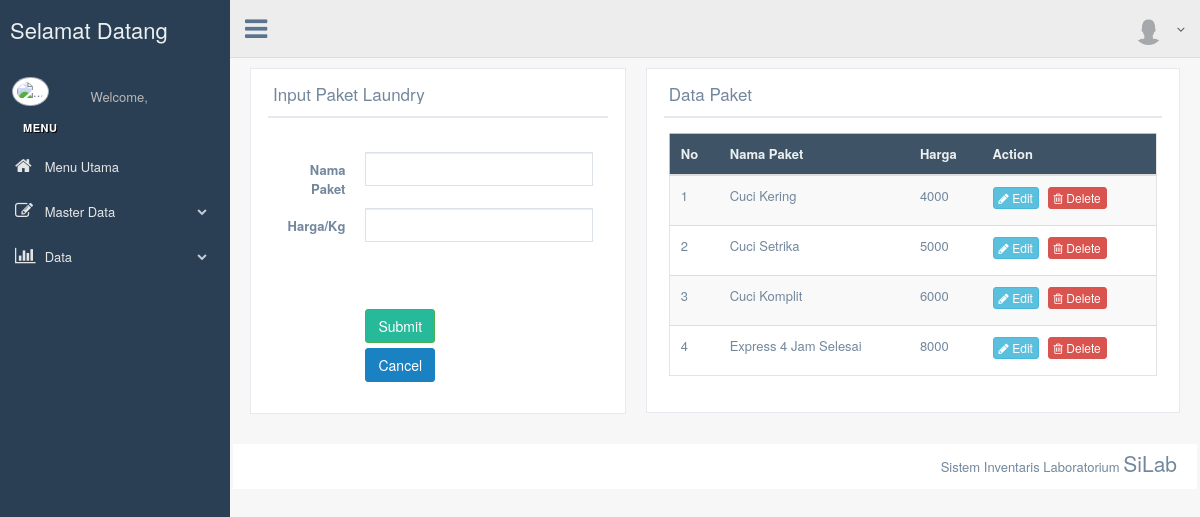
/index.php/admin/paket, run on the app's committed database.
### tables this page shows
CREATE TABLE IF NOT EXISTS `paket` (
`id_paket` int(11) NOT NULL,
  `nama_paket` varchar(45) NOT NULL,
  `harga` int(11) NOT NULL
);

### application/controllers/Admin.php (called while the page is built, shortened)
<?php defined('BASEPATH') OR exit('No direct script access allowed');
class Admin extends CI_Controller {
	public function paket()
	{
		$isi['nama_usr'] = $this->session->userdata('nama_usr');
		$isi['content'] = 'admin/paket';
		$isi['id_paket']	='';
		$isi['nama_paket']='';
		$isi['harga']='';
		$isi['data'] 		 = $this->db->get('paket');
		$this->load->view('admin/tampilan_admin',$isi);
	}
}

### index.php (called while the page is built, shortened)
<?php
require_once BASEPATH.'core/CodeIgniter.php';

### application/views/admin/paket.php (the view, shortened to what this page needs)
                    <div class="col-md-5 col-sm-5 col-xs-6">
                        <div class="x_panel">
                            <div class="x_title">
                                <h2>Input Paket Laundry</h2>
                                <div class="clearfix"></div>
                            </div>
                            <div class="x_content">
                                <br />
                                <form class="form-horizontal form-label-left" method="POST" action="<?php echo base_url();?>admin/simpanadmin" onsubmit = "return cekform();">
                                    <div class="form-group" >
                                        <label class="control-label col-md-3 col-sm-3 col-xs-12">Nama Paket</label>
                                        <div class="col-md-9 col-sm-9 col-xs-12">
                                            <input type="text" name="nama_paket" id="nama_paket" value="<?php echo $nama_paket; ?>" class="demo1 form-control"  />
                                        </div>
                                    </div>
                                    <div class="form-group">
                                        <label class="control-label col-md-3 col-sm-3 col-xs-12">Harga/Kg</label>
                                        <div class="col-md-9 col-sm-9 col-xs-12">
                                            <input type="number" name="harga" id="harga"  class="demo1 form-control"  />
                                        </div>
                                    </div>
                                    <br/><br/><br/>
                                    <div class="form-group">
                                        <div class="col-md-6 col-sm-6 col-xs-12 col-md-offset-3">
                                            <button type="submit" class="btn btn-success">Submit</button>
                                            <a href="<?php echo base_url();?>admin/paket" class="btn btn-primary">Cancel</button></a>
                                        </div>
                                    </div>
                                </form>
                            </div>
                        </div>
                    </div>
                    <div class="col-md-7 col-sm-12 col-xs-12">
                        <div class="x_panel">
                            <div class="x_title">
                                <h2>Data Paket</h2>
                                <div class="clearfix"></div>
                            </div>
                            <div class="x_content">
                                 <table id="example" class="table table-striped responsive-utilities jambo_table">
                                    <thead>
                                        <tr class="headings">
                                            <th>No </th>
                                            <th>Nama Paket</th>
                                            <th>Harga</th>
                                            <th class=" no-link last"><span class="nobr">Action</span>
                                            </th>
                                        </tr>
                                    </thead>
                                    <tbody>
                                        <tr>
        <?php
        $no = 1;
        foreach ($data->result() as $row) {
        ?>
        <td><?php echo $no++; ?></td>
        <td><?php echo $row->nama_paket; ?></td>
        <td><?php echo $row->harga; ?></td>
        <td>
<a href="<?php echo base_url();?>admin/editpaket/<?php echo $row->id_paket; ?>" class="btn btn-info btn-xs"><i class="fa fa-pencil"></i> Edit </a>
            <a href="<?php echo base_url();?>admin/deletepaket/<?php echo $row->id_paket; ?>"onclick="return confirm('anda yakin akan menghapus data ini');" class="btn btn-danger btn-xs"><i class="fa fa-trash-o"></i> Delete </a>
        </td>
    </tr>
    <?php }?>
                                    </tbody>
                                </table>
                            </div>
                        </div>
                    </div>

### data on the page
paket: nama_paket "Cuci Kering", harga "4000"
paket: nama_paket "Cuci Setrika", harga "5000"
paket: nama_paket "Cuci Komplit", harga "6000"
paket: nama_paket "Express 4 Jam Selesai", harga "8000"
